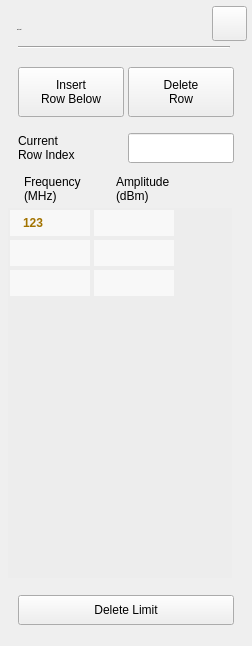
<?xml version="1.0" encoding="UTF-8"?>
<ui version="4.0">
 <class>SA_Dialog_LimitTable</class>
 <widget class="QWidget" name="SA_Dialog_LimitTable">
  <property name="geometry">
   <rect>
    <x>0</x>
    <y>0</y>
    <width>252</width>
    <height>646</height>
   </rect>
  </property>
  <property name="windowTitle">
   <string>Form</string>
  </property>
  <property name="styleSheet">
   <string notr="true">#widget
{
background-color:rgba(211,211,211,0.9);
}
#widget&gt;#lblTitle
{
	font: 75 20px &quot;Arial&quot;;
	color:rgba(46,46,46,1);
	line-height:23px;
	font-weight:bold;
}
SA_LineEdit,
SA_LineEdit:disable
{
	background:rgba(255,255,255,1);
	color:rgba(162, 115, 0,1);
	padding:8px 8px 7px 10px ;
	font: 75 13px &quot;Arial&quot;;
	font-weight:bold;
}
SA_LineEdit:focus
{
	outline: none;
	border:2px solid rgba(162,115,0,1);
	padding:6px 6px 5px 8px ;
}
#pb_cancel
{
border-style:flat;
background-color:rgba(0,0,0,0);
border-image: url(:/sa/image/btn_close_normal.png);
}
#pb_cancel:pressed
{
border-image: url(:/sa/image/btn_close_click.png);
}
#line
{
	background-color:rgba(46,46,46,1);
}
QPushButton
{
	color:rgba(255, 255, 255, 1);
	border-style:flat;
	font: 75 13px &quot;Arial&quot;;
}

#widget&gt;QLabel
{
	font: 75 13px &quot;Arial&quot;;
}

/*******************indoor**********************/
#SA_Dialog_LimitTable[status  =  &quot;indoor&quot;] #widget
{
	background-color:rgba(211,211,211,0.9);
}
#SA_Dialog_LimitTable[status  =  &quot;indoor&quot;] #widget&gt;#lblTitle
{
	color:rgba(46,46,46,1);
}

#SA_Dialog_LimitTable[status  =  &quot;indoor&quot;] SA_LineEdit,
#SA_Dialog_LimitTable[status  =  &quot;indoor&quot;] SA_LineEdit:disable
{
	background:rgba(255,255,255,1);
	color:rgba(162, 115, 0,1);
}

#SA_Dialog_LimitTable[status  =  &quot;indoor&quot;] SA_LineEdit:focus
{
	border:2px solid rgba(162,115,0,1);
	padding:6px 6px 5px 8px ;
}
#SA_Dialog_LimitTable[status  =  &quot;indoor&quot;] #pb_cancel
{
	background-color:rgba(0,0,0,0);
	border-image: url(:/sa/image/btn_close_normal.png);
}
#SA_Dialog_LimitTable[status  =  &quot;indoor&quot;] #pb_cancel:pressed
{
border-image: url(:/sa/image/btn_close_click.png);
}
#SA_Dialog_LimitTable[status  =  &quot;indoor&quot;] #line
{
	background-color:rgba(46,46,46,1);
}
#SA_Dialog_LimitTable[status  =  &quot;indoor&quot;] QPushButton
{
	color:rgba(255, 255, 255, 1);
}

#SA_Dialog_LimitTable[status  =  &quot;indoor&quot;] #widget&gt;QLabel
{
	font: 75 13px &quot;Arial&quot;;
}


/*******************outdoor**********************/
#SA_Dialog_LimitTable[status  =  &quot;outdoor&quot;] #widget
{
	background-color:rgba(211,211,211,0.9);
}
#SA_Dialog_LimitTable[status  =  &quot;outdoor&quot;] #widget&gt;#lblTitle
{
	color:rgba(46,46,46,1);
}

#SA_Dialog_LimitTable[status  =  &quot;outdoor&quot;] SA_LineEdit,
#SA_Dialog_LimitTable[status  =  &quot;outdoor&quot;] SA_LineEdit:disable
{
	background:rgba(255,255,255,1);
	color:rgba(162, 115, 0,1);
}

#SA_Dialog_LimitTable[status  =  &quot;outdoor&quot;] SA_LineEdit:focus
{
	border:2px solid rgba(162,115,0,1);
	padding:6px 6px 5px 8px ;
}
#SA_Dialog_LimitTable[status  =  &quot;outdoor&quot;] #pb_cancel
{
	background-color:rgba(0,0,0,0);
	border-image: url(:/sa/image/btn_close_normal.png);
}
#SA_Dialog_LimitTable[status  =  &quot;outdoor&quot;] #pb_cancel:pressed
{
border-image: url(:/sa/image/btn_close_click.png);
}
#SA_Dialog_LimitTable[status  =  &quot;outdoor&quot;] #line
{
	background-color:rgba(46,46,46,1);
}
#SA_Dialog_LimitTable[status  =  &quot;outdoor&quot;] QPushButton
{
	color:rgba(255, 255, 255, 1);
}

#SA_Dialog_LimitTable[status  =  &quot;outdoor&quot;] #widget&gt;QLabel
{
	font: 75 13px &quot;Arial&quot;;
}


/*******************night**********************/
#SA_Dialog_LimitTable[status  =  &quot;night&quot;] #widget
{
		background-color:rgba(208,182,139,0.9);
}
#SA_Dialog_LimitTable[status  =  &quot;night&quot;] #widget&gt;#lblTitle
{
	color:rgba(46,46,46,1);
}

#SA_Dialog_LimitTable[status  =  &quot;night&quot;] SA_LineEdit,
#SA_Dialog_LimitTable[status  =  &quot;night&quot;] SA_LineEdit:disable
{
	background:rgba(251,219,167,0.6);
	color:rgba(162, 115, 0,1);
}

#SA_Dialog_LimitTable[status  =  &quot;night&quot;] SA_LineEdit:focus
{
	border:2px solid rgba(162,115,0,1);
	padding:6px 6px 5px 8px ;
}
#SA_Dialog_LimitTable[status  =  &quot;night&quot;] #pb_cancel
{
	background-color:rgba(0,0,0,0);
	border-image: url(:/sa/image/night/btn_close_normal.png);
}
#SA_Dialog_LimitTable[status  =  &quot;night&quot;] #pb_cancel:pressed
{
border-image: url(:/sa/image/night/btn_close_click.png);
}
#SA_Dialog_LimitTable[status  =  &quot;night&quot;] #line
{
	background-color:rgba(46,46,46,1);
}
#SA_Dialog_LimitTable[status  =  &quot;night&quot;] QPushButton
{
	color:rgba(255, 255, 255, 1);
}

#SA_Dialog_LimitTable[status  =  &quot;night&quot;] #widget&gt;QLabel
{
	font: 75 13px &quot;Arial&quot;;
}
</string>
  </property>
  <property name="status" stdset="0">
   <string>night</string>
  </property>
  <widget class="QWidget" name="widget" native="true">
   <property name="geometry">
    <rect>
     <x>0</x>
     <y>0</y>
     <width>252</width>
     <height>646</height>
    </rect>
   </property>
   <widget class="QLabel" name="lblTitle">
    <property name="geometry">
     <rect>
      <x>17</x>
      <y>19</y>
      <width>102</width>
      <height>22</height>
     </rect>
    </property>
    <property name="font">
     <font>
      <family>Arial</family>
      <pointsize>-1</pointsize>
      <weight>75</weight>
      <italic>false</italic>
      <bold>true</bold>
     </font>
    </property>
    <property name="styleSheet">
     <string notr="true">#lblTitle
{
	font: 75 20px &quot;Arial&quot;;
	color:rgba(46,46,46,1);
	line-height:23px;
	font-weight:bold;
}</string>
    </property>
    <property name="text">
     <string>Edit Limit</string>
    </property>
   </widget>
   <widget class="Line" name="line">
    <property name="geometry">
     <rect>
      <x>18</x>
      <y>46</y>
      <width>212</width>
      <height>2</height>
     </rect>
    </property>
    <property name="orientation">
     <enum>Qt::Horizontal</enum>
    </property>
   </widget>
   <widget class="QPushButton" name="pb_cancel">
    <property name="geometry">
     <rect>
      <x>212</x>
      <y>6</y>
      <width>35</width>
      <height>35</height>
     </rect>
    </property>
    <property name="styleSheet">
     <string notr="true"/>
    </property>
    <property name="text">
     <string/>
    </property>
   </widget>
   <widget class="QPushButton" name="pb_InsertRow">
    <property name="geometry">
     <rect>
      <x>18</x>
      <y>67</y>
      <width>106</width>
      <height>50</height>
     </rect>
    </property>
    <property name="focusPolicy">
     <enum>Qt::NoFocus</enum>
    </property>
    <property name="styleSheet">
     <string notr="true">/*******************indoor**********************/
#SA_Dialog_LimitTable[status  =  &quot;indoor&quot;] QPushButton
{
	font: 75 13px &quot;Arial&quot;;
	font-weight:bold;
	color:rgba(255, 255, 255, 1);
	text-align:center;
	background-image: url(:/sa/image/btn_w106_nor.png);
}

#SA_Dialog_LimitTable[status  =  &quot;indoor&quot;] QPushButton:pressed
{
	background-image: url(:/sa/image/btn_w106_click.png);
}

/*******************outdoor**********************/
#SA_Dialog_LimitTable[status  =  &quot;outdoor&quot;] QPushButton
{
	font: 75 13px &quot;Arial&quot;;
	font-weight:bold;
	text-align:center;
	color:rgba(0, 0, 0, 1);
	border-image: url(:/sa/image/outdoor/btn_w70_normal.png);
}

#SA_Dialog_LimitTable[status  =  &quot;outdoor&quot;] QPushButton:pressed
{
	border-image: url(:/sa/image/btn_w106_click.png);
}

/*******************night**********************/
#SA_Dialog_LimitTable[status  =  &quot;night&quot;] QPushButton
{
	font: 75 13px &quot;Arial&quot;;
	font-weight:bold;
	color: #FBDBA7;
	text-align:center;
	border-image: url(:/sa/image/btn_w106_nor.png);
}

#SA_Dialog_LimitTable[status  =  &quot;night&quot;] QPushButton:pressed
{
	border-image: url(:/sa/image/night/btn_w216_click.png);
}</string>
    </property>
    <property name="text">
     <string>Insert
Row Below</string>
    </property>
   </widget>
   <widget class="QPushButton" name="pb_DeleteRow">
    <property name="geometry">
     <rect>
      <x>128</x>
      <y>67</y>
      <width>106</width>
      <height>50</height>
     </rect>
    </property>
    <property name="focusPolicy">
     <enum>Qt::NoFocus</enum>
    </property>
    <property name="styleSheet">
     <string notr="true">/*******************indoor**********************/
#SA_Dialog_LimitTable[status  =  &quot;indoor&quot;] QPushButton
{
	font: 75 13px &quot;Arial&quot;;
	font-weight:bold;
	color:rgba(255, 255, 255, 1);
	text-align:center;
	background-image: url(:/sa/image/btn_w106_nor.png);
}

#SA_Dialog_LimitTable[status  =  &quot;indoor&quot;] QPushButton:pressed
{
	background-image: url(:/sa/image/btn_w106_click.png);
}

/*******************outdoor**********************/
#SA_Dialog_LimitTable[status  =  &quot;outdoor&quot;] QPushButton
{
	font: 75 13px &quot;Arial&quot;;
	font-weight:bold;
	text-align:center;
	color:rgba(0, 0, 0, 1);
	border-image: url(:/sa/image/outdoor/btn_w70_normal.png);
}

#SA_Dialog_LimitTable[status  =  &quot;outdoor&quot;] QPushButton:pressed
{
	border-image: url(:/sa/image/btn_w106_click.png);
}

/*******************night**********************/
#SA_Dialog_LimitTable[status  =  &quot;night&quot;] QPushButton
{
	font: 75 13px &quot;Arial&quot;;
	font-weight:bold;
	color: #FBDBA7;
	text-align:center;
	border-image: url(:/sa/image/btn_w106_nor.png);
}

#SA_Dialog_LimitTable[status  =  &quot;night&quot;] QPushButton:pressed
{
	border-image: url(:/sa/image/night/btn_w216_click.png);
}</string>
    </property>
    <property name="text">
     <string>Delete
Row</string>
    </property>
   </widget>
   <widget class="QPushButton" name="pb_DeleteLimit">
    <property name="geometry">
     <rect>
      <x>18</x>
      <y>595</y>
      <width>216</width>
      <height>30</height>
     </rect>
    </property>
    <property name="styleSheet">
     <string notr="true">/*******************indoor**********************/
#SA_Dialog_LimitTable[status  =  &quot;indoor&quot;] QPushButton
{
	font: 75 13px &quot;Arial&quot;;
	font-weight:bold;
	color:rgba(255, 255, 255, 1);
	background-image: url(:/sa/image/btn_w216_nor.png);
	text-align:center;
}

#SA_Dialog_LimitTable[status  =  &quot;indoor&quot;] QPushButton:pressed
{
	
	background-image: url(:/sa/image/btn_w216_click.png);
}


/*******************outdoor**********************/
#SA_Dialog_LimitTable[status  =  &quot;outdoor&quot;] QPushButton
{
	font: 75 13px &quot;Arial&quot;;
	font-weight:bold;
	color:rgba(0, 0, 0, 1);
	border-image: url(:/sa/image/outdoor/btn_w70_normal.png);
	text-align:center;
}

#SA_Dialog_LimitTable[status  =  &quot;outdoor&quot;] QPushButton:pressed
{
	
	border-image: url(:/sa/image/btn_w216_click.png);
}

/*******************night**********************/
#SA_Dialog_LimitTable[status  =  &quot;night&quot;] QPushButton
{
	font: 75 13px &quot;Arial&quot;;
	font-weight:bold;
	color: #FBDBA7;
	background-image: url(:/sa/image/btn_w216_nor.png);
	text-align:center;
}

#SA_Dialog_LimitTable[status  =  &quot;night&quot;] QPushButton:pressed
{
	background-image: url(:/sa/image/night/btn_w216_click.png);
}</string>
    </property>
    <property name="text">
     <string>Delete Limit</string>
    </property>
   </widget>
   <widget class="ClickableTableWidget" name="tableWidget">
    <property name="geometry">
     <rect>
      <x>8</x>
      <y>208</y>
      <width>224</width>
      <height>370</height>
     </rect>
    </property>
    <property name="focusPolicy">
     <enum>Qt::StrongFocus</enum>
    </property>
    <property name="styleSheet">
     <string notr="true">
QTableWidget QHeaderView { 
	font:75 13px  &quot;Arial&quot;;
    text-align:left;
	border-style:flat;
	background-color:rgba(255,0,0,0);
}	
QTableWidget QHeaderView::section::item { 
	text-align:left;
	border-style:flat;
	background-color:rgba(211,211,211,0.1);
}	
QTableWidget
{
	font: 75 13px &quot;Arial&quot;;
	font-weight:bold;		
	background-color:rgba(211,211,211,0.1);
	border-style:flat;
	outline:0px;
}

QTableWidget::item
{
	border-style:flat;
	color:rgba(162, 115, 0, 1);
	padding-left:10px;
	margin:2px 2px 2px 2px;
	background-color:rgba(255,255,255,0.6);
}

QScrollBar:vertical {
	background-color:rgba(145, 145, 145, 1);
	width:14px;
	border-radius:6px; 
}
QScrollBar::handle:vertical {
	border:2px solid rgba(145, 145, 145, 1);
	background-color:rgba(235, 235, 235, 1);
	width:8px;
	border-radius:6px; 
}
QScrollBar::add-line:vertical {
	height:0px;
	subcontrol-position:bottom;
	subcontrol-origin:margin;
}
QScrollBar::sub-line:vertical {
	height:0px;
	subcontrol-position:top;
	subcontrol-origin:margin;
}

/*******************indoor**********************/
#SA_Dialog_LimitTable[status  =  &quot;indoor&quot;] QTableWidget QHeaderView 
{ 
	background-color:rgba(255,0,0,0);
}	
#SA_Dialog_LimitTable[status  =  &quot;indoor&quot;] QTableWidget QHeaderView::section::item 
{ 
	background-color:rgba(211,211,211,0.1);
}	
#SA_Dialog_LimitTable[status  =  &quot;indoor&quot;] QTableWidget
{
	background-color:rgba(211,211,211,0.1);
}

#SA_Dialog_LimitTable[status  =  &quot;indoor&quot;] QTableWidget::item
{
	color:rgba(162, 115, 0, 1);
	background-color:rgba(255,255,255,0.6);
}

#SA_Dialog_LimitTable[status  =  &quot;indoor&quot;] QScrollBar:vertical
{
	background-color:rgba(145, 145, 145, 1);
}
#SA_Dialog_LimitTable[status  =  &quot;indoor&quot;] QScrollBar::handle:vertical
 {
	border:2px solid rgba(145, 145, 145, 1);
	background-color:rgba(235, 235, 235, 1);
}

/*******************outdoor**********************/
#SA_Dialog_LimitTable[status  =  &quot;outdoor&quot;] QTableWidget QHeaderView 
{ 
	background-color:rgba(255,0,0,0);
}	
#SA_Dialog_LimitTable[status  =  &quot;outdoor&quot;] QTableWidget QHeaderView::section::item 
{ 
	background-color:rgba(211,211,211,0.1);
}	
#SA_Dialog_LimitTable[status  =  &quot;outdoor&quot;] QTableWidget
{
	background-color:rgba(211,211,211,0.1);
}

#SA_Dialog_LimitTable[status  =  &quot;outdoor&quot;] QTableWidget::item
{
	color:rgba(162, 115, 0, 1);
	background-color:rgba(255,255,255,0.6);
}

#SA_Dialog_LimitTable[status  =  &quot;outdoor&quot;] QScrollBar:vertical
{
	background-color:rgba(145, 145, 145, 1);
}
#SA_Dialog_LimitTable[status  =  &quot;outdoor&quot;] QScrollBar::handle:vertical
 {
	border:2px solid rgba(145, 145, 145, 1);
	background-color:rgba(235, 235, 235, 1);
}

/*******************night**********************/
#SA_Dialog_LimitTable[status  =  &quot;night&quot;] QTableWidget QHeaderView 
{ 
	background-color:rgba(255,0,0,0);
}	
#SA_Dialog_LimitTable[status  =  &quot;night&quot;] QTableWidget QHeaderView::section::item 
{ 
	background-color:rgba(211,211,211,0.1);
}	
#SA_Dialog_LimitTable[status  =  &quot;night&quot;] QTableWidget
{
	background-color:rgba(211,211,211,0.1);
}

#SA_Dialog_LimitTable[status  =  &quot;night&quot;] QTableWidget::item
{
	color:rgba(162, 115, 0, 1);
	background-color:rgba(255,255,255,0.6);
}

#SA_Dialog_LimitTable[status  =  &quot;night&quot;] QScrollBar:vertical
{
	background-color:rgba(145, 145, 145, 1);
}
#SA_Dialog_LimitTable[status  =  &quot;night&quot;] QScrollBar::handle:vertical
 {
	border:2px solid rgba(145, 145, 145, 1);
	background-color:rgba(235, 235, 235, 1);
}
</string>
    </property>
    <property name="verticalScrollBarPolicy">
     <enum>Qt::ScrollBarAsNeeded</enum>
    </property>
    <property name="horizontalScrollBarPolicy">
     <enum>Qt::ScrollBarAlwaysOff</enum>
    </property>
    <property name="showGrid">
     <bool>false</bool>
    </property>
    <property name="columnCount">
     <number>2</number>
    </property>
    <attribute name="horizontalHeaderVisible">
     <bool>false</bool>
    </attribute>
    <attribute name="horizontalHeaderDefaultSectionSize">
     <number>84</number>
    </attribute>
    <attribute name="horizontalHeaderHighlightSections">
     <bool>false</bool>
    </attribute>
    <attribute name="horizontalHeaderMinimumSectionSize">
     <number>34</number>
    </attribute>
    <attribute name="horizontalHeaderStretchLastSection">
     <bool>false</bool>
    </attribute>
    <attribute name="verticalHeaderVisible">
     <bool>false</bool>
    </attribute>
    <attribute name="verticalHeaderHighlightSections">
     <bool>true</bool>
    </attribute>
    <row>
     <property name="text">
      <string>1</string>
     </property>
    </row>
    <row>
     <property name="text">
      <string>2</string>
     </property>
    </row>
    <row>
     <property name="text">
      <string>3</string>
     </property>
    </row>
    <column>
     <property name="text">
      <string>1</string>
     </property>
    </column>
    <column/>
    <item row="0" column="0">
     <property name="text">
      <string>123</string>
     </property>
    </item>
   </widget>
   <widget class="QLabel" name="lblFreq">
    <property name="geometry">
     <rect>
      <x>16</x>
      <y>174</y>
      <width>91</width>
      <height>30</height>
     </rect>
    </property>
    <property name="styleSheet">
     <string notr="true">padding-left:5px;</string>
    </property>
    <property name="text">
     <string>Frequency
(MHz)</string>
    </property>
   </widget>
   <widget class="QLabel" name="lblAmpt">
    <property name="geometry">
     <rect>
      <x>108</x>
      <y>174</y>
      <width>121</width>
      <height>30</height>
     </rect>
    </property>
    <property name="styleSheet">
     <string notr="true">padding-left:5px;</string>
    </property>
    <property name="text">
     <string>Amplitude 
(dBm)</string>
    </property>
   </widget>
   <widget class="QLabel" name="lblCurRowIndex">
    <property name="geometry">
     <rect>
      <x>18</x>
      <y>133</y>
      <width>81</width>
      <height>30</height>
     </rect>
    </property>
    <property name="text">
     <string>Current
Row Index</string>
    </property>
   </widget>
   <widget class="SA_LineEdit" name="LED_CurPtIndex">
    <property name="geometry">
     <rect>
      <x>128</x>
      <y>133</y>
      <width>106</width>
      <height>30</height>
     </rect>
    </property>
    <property name="focusPolicy">
     <enum>Qt::StrongFocus</enum>
    </property>
    <property name="readOnly">
     <bool>true</bool>
    </property>
   </widget>
  </widget>
 </widget>
 <customwidgets>
  <customwidget>
   <class>SA_LineEdit</class>
   <extends>QLineEdit</extends>
   <header location="global">sa_lineedit.h</header>
   <slots>
    <signal>clicked()</signal>
   </slots>
  </customwidget>
  <customwidget>
   <class>ClickableTableWidget</class>
   <extends>QTableWidget</extends>
   <header location="global">sa_customedTablewidget.h</header>
  </customwidget>
 </customwidgets>
 <resources/>
 <connections/>
</ui>
